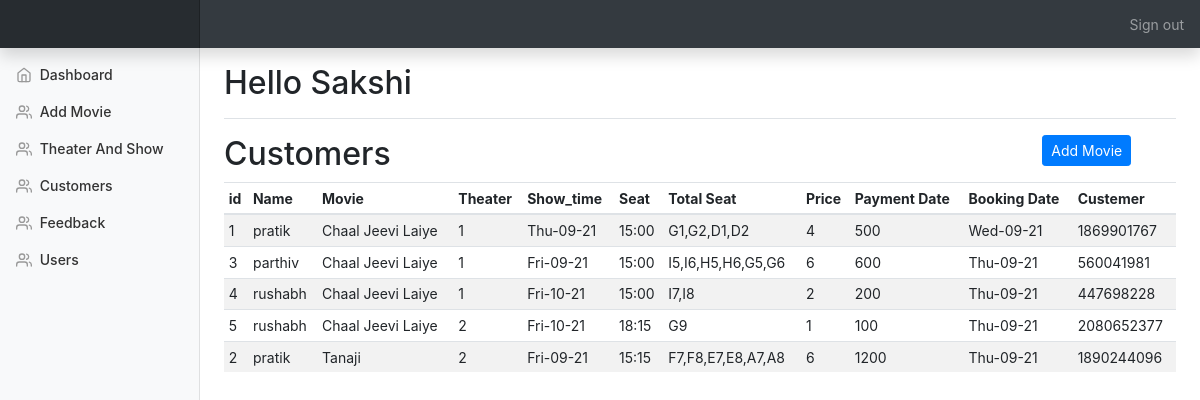
Before: /admin/customers.php (signed in) with the older database file.
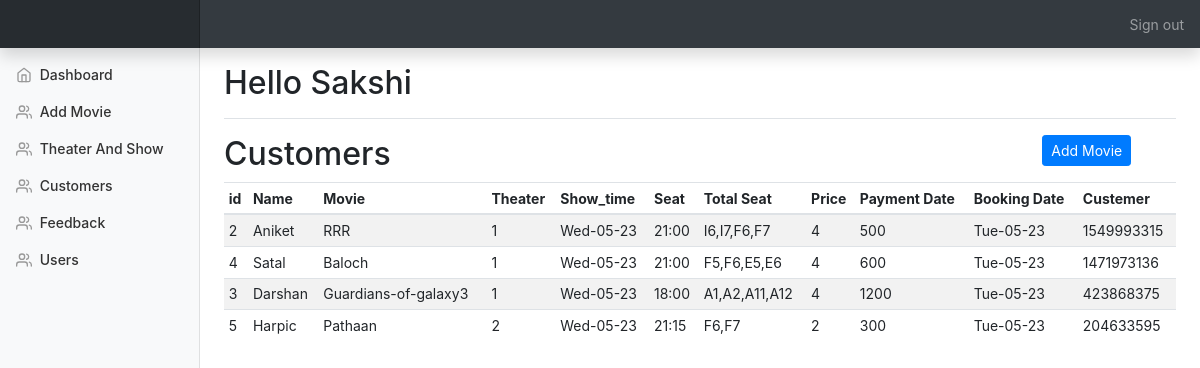
After: the same page with the newer database file.
### tables this page shows
CREATE TABLE `customers` (
  `id` int(10) NOT NULL,
  `uid` int(10) NOT NULL,
  `movie` varchar(100) NOT NULL,
  `show_time` varchar(100) NOT NULL,
  `seat` varchar(100) NOT NULL,
  `totalseat` varchar(100) NOT NULL,
  `price` varchar(100) NOT NULL,
  `payment_date` varchar(100) NOT NULL,
  `booking_date` varchar(100) NOT NULL,
  `card_name` varchar(100) NOT NULL,
  `card_number` varchar(25) NOT NULL,
  `ex_date` varchar(100) NOT NULL,
  `cvv` int(5) NOT NULL,
  `custemer_id` int(15) NOT NULL
);

CREATE TABLE `user` (
  `id` int(25) NOT NULL,
  `username` varchar(100) NOT NULL,
  `email` varchar(100) NOT NULL,
  `mobile` int(10) NOT NULL,
  `city` varchar(25) NOT NULL,
  `password` varchar(12) NOT NULL,
  `image` varchar(100) NOT NULL
);

CREATE TABLE `theater_show` (
  `id` int(25) NOT NULL,
  `show` varchar(100) NOT NULL,
  `theater` varchar(100) NOT NULL
);

### admin/customers.php (the view, shortened to what this page needs)
<!doctype html>
<html lang="en">
  <head>
    <link rel="stylesheet" href='css/all.css' type='text/css'>
    <link rel="stylesheet" href='css/bootstrap.min.css' type='text/css'>
    <link rel="stylesheet" href='css/dashboard.css' type='text/css'>
<?php include_once("./templates/top.php"); ?>
<?php include_once("./templates/navbar.php"); ?>
<div class="container-fluid">
  <div class="row">
    <?php include "./templates/sidebar.php"; ?>
      <div class="row">
      	<div class="col-10">
      		<h2>Customers</h2>
      	</div>
        <div class="col-2">
          <button data-toggle="modal" data-target="#add_custemer_modal" class="btn btn-primary btn-sm">Add Movie</button>
        </div>
      </div>
      <div class="table-responsive">
        <table class="table table-striped table-sm">
          <thead>
            <tr>
              <th>id</th>
              <th>Name</th>
              <th>Movie</th>
              <th>Theater</th>
              <th>Show_time</th>
              <th>Seat</th>
              <th>Total Seat</th>
              <th>Price</th>
              <th>Payment Date</th>
              <th>Booking Date</th>
              <th>Custemer</th>
            </tr>
          </thead>
          <tbody id="customer_list">
           <tbody id="product_list">
            <?php
include_once 'Database.php';
$result = mysqli_query($conn,"SELECT c.id,c.movie,c.booking_date,c.show_time,c.seat,c.totalseat,c.price,c.payment_date,c.custemer_id,u.username,t.theater FROM customers c INNER JOIN user u on c.uid = u.id INNER JOIN theater_show t on c.show_time = t.show");
if (mysqli_num_rows($result) > 0) {
  while($row = mysqli_fetch_array($result)) {
    $id=$row['id'];?>
    <tr>
              <td><?php echo $row['id'];?></td>
              <td><?php echo $row['username'];?></td>
              <td><?php echo $row['movie'];?></td>
              <td><?php echo $row['theater'];?></td>
              <td><?php echo $row['booking_date'];?></td>
              <td><?php echo $row['show_time'];?></td>
              <td><?php echo $row['seat'];?></td>
              <td><?php echo $row['totalseat'];?></td>
              <td><?php echo $row['price'];?></td>
              <td><?php echo $row['payment_date'];?></td>
              <td><?php echo $row['custemer_id'];?></td>
            </tr>
            <?php
}
}
            ?>
          </tbody>
        </table>
      </div>
    </main>
  </div>
</div>
<?php include_once("./templates/footer.php"); ?>

Changed rows visible on the page:
removed customers: id "1", user.username "pratik", movie "Chaal Jeevi Laiye", theater_show.theater "1", booking_date "Thu-09-21", show_time "15:00", seat "G1,G2,D1,D2", totalseat "4", price "500", payment_date "Wed-09-21", custemer "1869901767"
changed customers id 2: user.username "pratik" → "Aniket"; movie "Tanaji" → "RRR"; theater_show.theater "2" → "1"; booking_date "Fri-09-21" → "Wed-05-23"; show_time "15:15" → "21:00"; seat "F7,F8,E7,E8,A7,A8" → "I6,I7,F6,F7"; totalseat "6" → "4"; price "1200" → "500"; payment_date "Thu-09-21" → "Tue-05-23"; custemer "1890244096" → "1549993315"; moves up the list
changed customers id 4: user.username "rushabh" → "Satal"; movie "Chaal Jeevi Laiye" → "Baloch"; booking_date "Fri-10-21" → "Wed-05-23"; show_time "15:00" → "21:00"; seat "I7,I8" → "F5,F6,E5,E6"; totalseat "2" → "4"; price "200" → "600"; payment_date "Thu-09-21" → "Tue-05-23"; custemer "447698228" → "1471973136"; moves down the list
changed customers id 3: user.username "parthiv" → "Darshan"; movie "Chaal Jeevi Laiye" → "Guardians-of-galaxy3"; booking_date "Fri-09-21" → "Wed-05-23"; show_time "15:00" → "18:00"; seat "I5,I6,H5,H6,G5,G6" → "A1,A2,A11,A12"; totalseat "6" → "4"; price "600" → "1200"; payment_date "Thu-09-21" → "Tue-05-23"; custemer "560041981" → "423868375"
changed customers id 5: user.username "rushabh" → "Harpic"; movie "Chaal Jeevi Laiye" → "Pathaan"; booking_date "Fri-10-21" → "Wed-05-23"; show_time "18:15" → "21:15"; seat "G9" → "F6,F7"; totalseat "1" → "2"; price "100" → "300"; payment_date "Thu-09-21" → "Tue-05-23"; custemer "2080652377" → "204633595"
